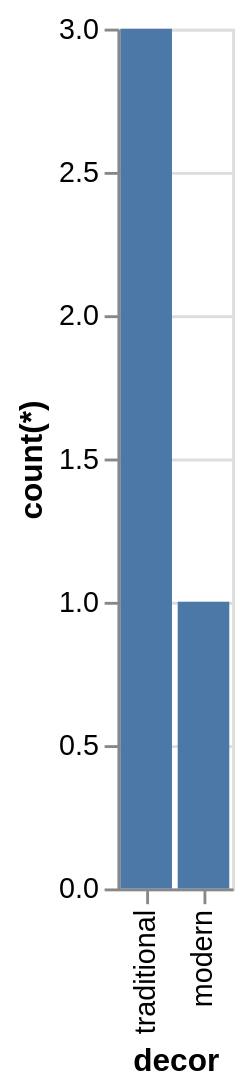

Specify this chart in Vega-Lite:
### Vega-Lite specification from a JSON file in a GitHub repository (floating-point values rounded to 4 significant figures)
{"data": {"values": [{"x_data": "modern", "y_data": 1}, {"x_data": "traditional", "y_data": 3}]}, "mark": "bar", "encoding": {"x": {"field": "x_data", "type": "nominal", "title": "decor", "sort": {"op": "sum", "field": "y_data", "order": "descending"}}, "y": {"field": "y_data", "type": "quantitative", "title": "count(*)"}}}
